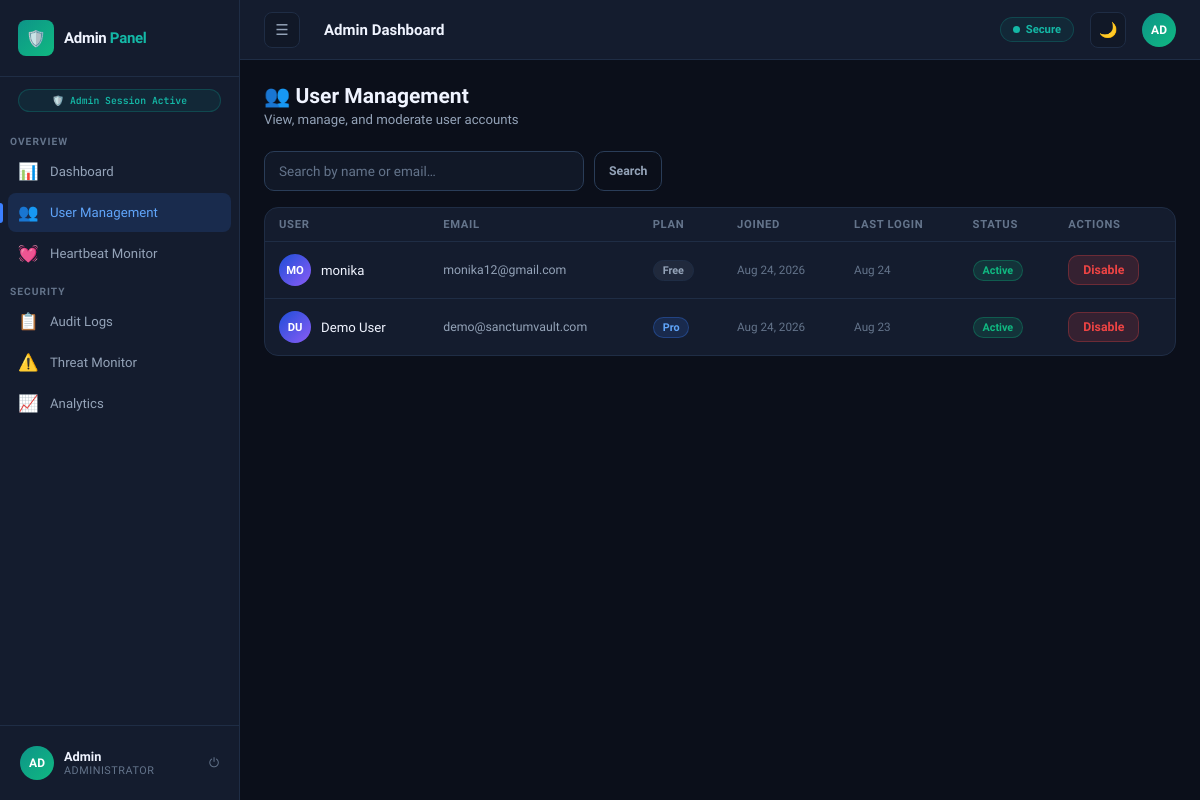
Page /admin/users (signed in) on the committed database.
### sanctum-vault/database.py (models this page shows, shortened)
class User(db.Model):
    __tablename__ = 'users'
    id            = db.Column(db.Integer, primary_key=True)
    name          = db.Column(db.String(100), nullable=False)
    email         = db.Column(db.String(200), unique=True, nullable=False)
    password      = db.Column(db.String(300), nullable=False)
    phone         = db.Column(db.String(30),  default='')
    role          = db.Column(db.String(20),  default='user')   # user | admin
    plan          = db.Column(db.String(30),  default='free')   # free | pro | enterprise
    is_active     = db.Column(db.Boolean,     default=True)
    last_login    = db.Column(db.DateTime,    nullable=True)
    heartbeat_interval = db.Column(db.Integer, default=30)      # days
    created_at    = db.Column(db.DateTime,    default=datetime.utcnow)
    totp_secret      = db.Column(db.String(64),  nullable=True)   # TOTP secret (base32)
    totp_enabled     = db.Column(db.Boolean,     default=False)
    sms_enabled      = db.Column(db.Boolean,     default=False)
    sms_code         = db.Column(db.String(10),  nullable=True)   # current OTP sent via SMS
    sms_code_expiry  = db.Column(db.DateTime,    nullable=True)
    hw_key_enabled   = db.Column(db.Boolean,     default=False)
    hw_key_name      = db.Column(db.String(100), nullable=True)   # e.g. "YubiKey 5"
    hw_key_id        = db.Column(db.String(200), nullable=True)   # simulated credential id
    backup_codes     = db.Column(db.Text,        nullable=True)   # JSON list of hashed codes
    backup_codes_generated_at = db.Column(db.DateTime, nullable=True)
    vault_items   = db.relationship('VaultItem',   backref='user', lazy=True)
    beneficiaries = db.relationship('Beneficiary', backref='user', lazy=True)
    share_links   = db.relationship('ShareLink',   backref='user', lazy=True)
    activity_logs = db.relationship('ActivityLog', backref='user', lazy=True)
    notifications = db.relationship('Notification',backref='user', lazy=True)
    payments      = db.relationship('Payment',     backref='user', lazy=True)
    @property
    def initials(self):
        parts = self.name.strip().split()
        return (parts[0][0] + parts[-1][0]).upper() if len(parts) >= 2 else self.name[:2].upper()

### sanctum-vault/app.py (the view)
@app.route('/admin/users')
@admin_required
def admin_users():
    search = request.args.get('q','')
    query  = User.query.filter_by(role='user')
    if search:
        query = query.filter(User.email.ilike(f'%{search}%') | User.name.ilike(f'%{search}%'))
    users = query.order_by(User.created_at.desc()).all()
    return render_template('admin_users.html', users=users, search=search)

### sanctum-vault/app.py (called while the page is built)
def admin_required(f):
    from functools import wraps
    @wraps(f)
    def decorated(*args, **kwargs):
        if 'user_id' not in session or session.get('role') != 'admin':
            return redirect(url_for('admin_login'))
        return f(*args, **kwargs)
    return decorated

### sanctum-vault/templates/admin_users.html (shortened to what this page needs)
{% extends "admin_shell.html" %}
{% set active_page = 'users' %}
{% block content %}
<div class="page-header">
  <h1>👥 User Management</h1>
  <p>View, manage, and moderate user accounts</p>
</div>
<form method="GET" style="margin-bottom:16px;display:flex;gap:10px">
  <input class="form-input" name="q" value="{{ search }}" placeholder="Search by name or email…" style="max-width:320px"/>
  <button class="btn btn-ghost btn-sm" type="submit">Search</button>
</form>
<div class="card" style="padding:0;overflow:hidden">
  <div class="table-wrap">
    <table>
      <thead><tr><th>User</th><th>Email</th><th>Plan</th><th>Joined</th><th>Last login</th><th>Status</th><th>Actions</th></tr></thead>
      <tbody>
        {% for user in users %}
        <tr>
          <td>
            <div style="display:flex;align-items:center;gap:10px">
              <div class="avatar" style="width:32px;height:32px;font-size:.75rem">{{ user.initials }}</div>
              <span style="font-size:.88rem;font-weight:500">{{ user.name }}</span>
            </div>
          </td>
          <td style="font-size:.82rem;color:var(--text2)">{{ user.email }}</td>
          <td><span class="badge badge-{{ 'blue' if user.plan=='pro' else 'gray' }}">{{ user.plan|title }}</span></td>
          <td style="font-size:.78rem;color:var(--text3)">{{ user.created_at.strftime('%b %d, %Y') }}</td>
          <td style="font-size:.78rem;color:var(--text3)">{{ user.last_login.strftime('%b %d') if user.last_login else 'Never' }}</td>
          <td><span class="badge badge-{{ 'green' if user.is_active else 'red' }}">{{ 'Active' if user.is_active else 'Disabled' }}</span></td>
          <td>
            <form method="POST" action="{{ url_for('admin_toggle_user', uid=user.id) }}" style="display:inline">
              <button class="btn btn-{{ 'danger' if user.is_active else 'success' }} btn-sm" type="submit">
                {{ 'Disable' if user.is_active else 'Enable' }}
              </button>
            </form>
          </td>
        </tr>
        {% else %}
        <tr><td colspan="7" style="text-align:center;color:var(--text3);padding:30px">No users found.</td></tr>
        {% endfor %}
      </tbody>
    </table>
  </div>
</div>
{% endblock %}

### sanctum-vault/static/css/main.css (style rules this page uses)
*,*::before,*::after { box-sizing:border-box;margin:0;padding:0 }
:root { --bg:#0b0f1a;--bg2:#111827;--bg3:#1a2235;--card:#141c2e;--card2:#1e2a40; --border:#1f2d45;--border2:#2a3d58;--accent:#3b7fff;--accent2:#60a5fa; --accent3:#1d4ed8;--teal:#0d9488;--teal2:#14b8a6;--green:#10b981; --red:#ef4444;--amber:#f59e0b;--purple:#8b5cf6;--text:#f0f4ff; --text2:#94a3b8;--text3:#64748b;--font:'Sora',sans-serif; --mono:'JetBrains Mono',monospace;--r:10px;--r2:14px; --sh:0 4px 24px rgba(0,0,0,.4); }
html { font-size:15px;scroll-behavior:smooth }
body { font-family:var(--font);background:var(--bg);color:var(--text);min-height:100vh;overflow-x:hidden }
.form-input { width:100%;background:var(--bg2);border:1px solid var(--border2);border-radius:var(--r);padding:11px 14px;color:var(--text);font-family:var(--font);font-size:.9rem;outline:none;transition:border-color .2s,box-shadow .2s }
.form-input::placeholder { color:var(--text3) }
.btn { display:inline-flex;align-items:center;justify-content:center;gap:8px;padding:11px 20px;border-radius:var(--r);border:none;cursor:pointer;font-family:var(--font);font-size:.9rem;font-weight:600;transition:all .2s;text-decoration:none }
.btn-ghost { background:transparent;color:var(--text2);border:1px solid var(--border2) }
.btn-sm { padding:7px 14px;font-size:.82rem }
.btn-danger { background:rgba(239,68,68,.15);color:var(--red);border:1px solid rgba(239,68,68,.3) }
.avatar { width:34px;height:34px;border-radius:50%;background:linear-gradient(135deg,var(--accent3),var(--purple));display:flex;align-items:center;justify-content:center;font-size:.8rem;font-weight:700;flex-shrink:0;color:#fff }
.page-header { margin-bottom:24px }
.page-header h1 { font-size:1.4rem;font-weight:700;margin-bottom:4px }
.page-header p { color:var(--text2);font-size:.88rem }
.card { background:var(--card);border:1px solid var(--border);border-radius:var(--r2);padding:20px }
.table-wrap { overflow-x:auto }
table { width:100%;border-collapse:collapse }
thead th { text-align:left;padding:10px 14px;font-size:.75rem;font-weight:600;color:var(--text3);text-transform:uppercase;letter-spacing:.06em;border-bottom:1px solid var(--border) }
tbody td { padding:12px 14px;font-size:.85rem;border-bottom:1px solid var(--border);vertical-align:middle }
tbody tr:last-child td { border-bottom:none }
.badge { display:inline-flex;align-items:center;gap:4px;padding:3px 9px;border-radius:20px;font-size:.72rem;font-weight:600 }
.badge-green { background:rgba(16,185,129,.15);color:var(--green);border:1px solid rgba(16,185,129,.3) }
.badge-blue { background:rgba(59,127,255,.15);color:var(--accent2);border:1px solid rgba(59,127,255,.3) }
.badge-gray { background:rgba(100,116,139,.15);color:var(--text2);border:1px solid var(--border) }

### rows in the picture
User: initials "MO", name "monika", email "monika12@gmail.com", plan "Free", created_at "Aug 24, 2026", last_login "Aug 24", is_active "Active", is_active "Disable"
User: initials "DU", name "Demo User", email "demo@sanctumvault.com", plan "Pro", created_at "Aug 24, 2026", last_login "Aug 23", is_active "Active", is_active "Disable"

### other values in the picture
{{ session.user_name[:2]|upper }} "AD"
{{ session.user_name }} "Admin"
